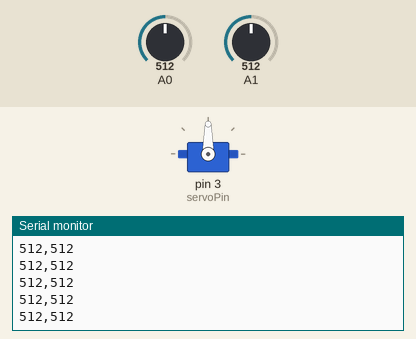
Bench run of a sketch on a simulated Arduino Uno, built with avr-gcc and run on an emulated ATmega328P. On the bench: servo, the last lines printed to the serial monitor. Inputs (shaded band) come from the test bench; at power-on: A0 = 512, A1 = 512.

Above: at 1.2 s.
1.3 s: A0 set to 990
At 1.8 s:
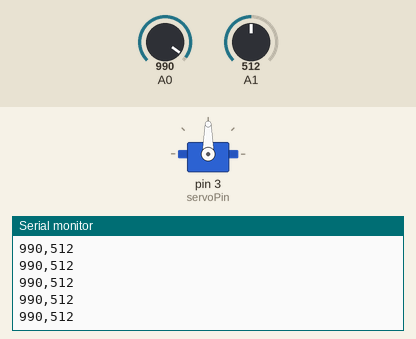
2.8 s: A0 set to 1018
At 3.8 s:
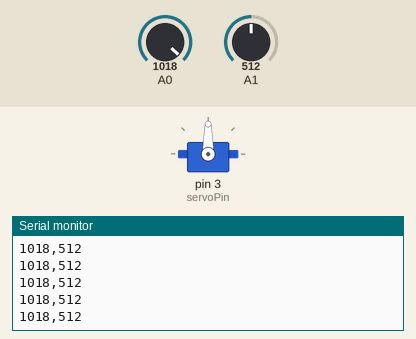
Timing chart, 0 to 5.8 s (numbered marks = the images above; inputs shaded):
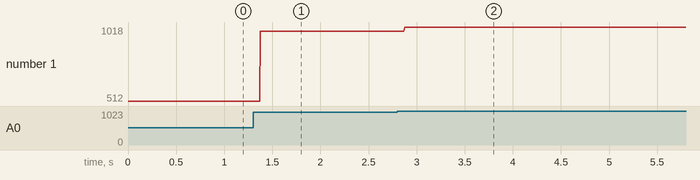

Measured:
- after the input at 1.3 s, the serial monitor: prints a new line after 0.08 s (image 1)
- after the input at 2.8 s, the serial monitor: prints a new line after 0.07 s (image 2)
- plotted number 1: 512 → 990 after the input at 1.3 s, 990 → 1018 after the input at 2.8 s

The sketch:

ArduinoCode.ino
```cpp
#include <Servo.h>

//Servo Variables
int servoPin = 3;
Servo doorServo;
int inByte;
int wonGame;

void setup() {
  Serial.begin(9600);
  doorServo.attach(servoPin);

}

void loop() {
// Pot Code
int value1 = analogRead(A0);
Serial.print(value1);
Serial.print(",");
int value2 = analogRead(A1);
Serial.println(value2);


//Servo Code
  if(Serial.available()>0){     // if there's serial data available
    inByte = Serial.read(); // read it
    //Serial.println(inByte);        // send it back out as raw binary data
    wonGame = inByte;
    Serial.println(wonGame);
  }

  if(wonGame==49){
    delay(50);
    doorServo.write(80);
    delay(500);
    doorServo.write(30);
    delay(50);
    wonGame = 50;
  }


}
```
